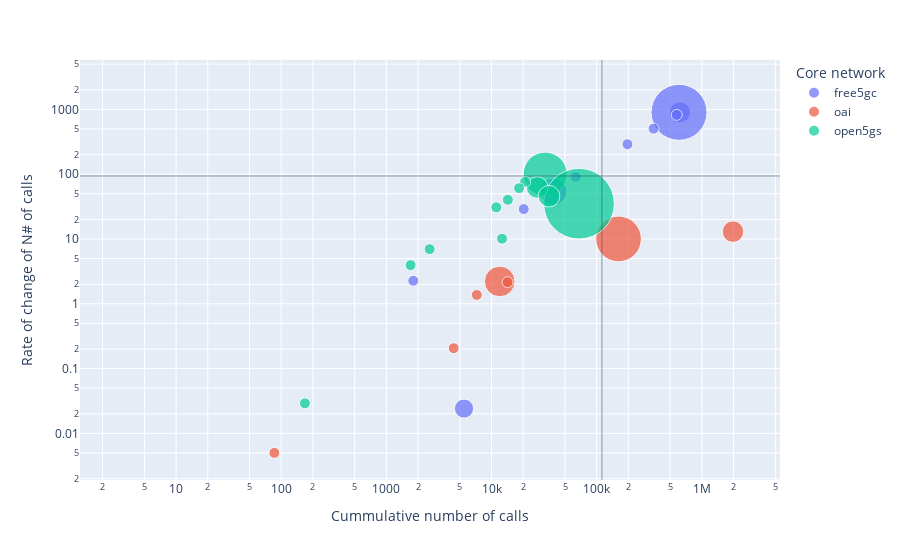

This figure's notebook cell:
### Code cell
# Get the data
syscall_scatter_df = spark.read.option("basePath", basePath).json(
    f"{basePath}/cn=*/ues=*/tool=syscount")

df_syscall_scatter = syscall_scatter_df.toPandas()
df_syscall_scatter['avg'] = ((df_syscall_scatter['time (ms)'] / df_syscall_scatter['count']) / 100)
study_syscalls = ['futex', 'epoll_wait', 'epoll_wait2', 'epoll_pwait', 'epoll_pwait2', 'poll', 'ppoll', 'select', 'nanosleep', 'clock_nanosleep', 'read', 'write', 'recv', 'recvfrom', 'recvmsg', 'recvmmsg', 'send', 'sendto', 'sendmsg', 'sendmmsg', 'sched_yield']
df_syscall_scatter =df_syscall_scatter[df_syscall_scatter["syscall"].isin(study_syscalls)]

# Calculate average rate of increase per slot
sorted_df = df_syscall_scatter.groupby(['cn', 'syscall', 'ues']).first().sort_values(by='ues').reset_index()

sorted_df['diff'] = sorted_df.groupby(['cn', 'syscall'])['count'].diff() / sorted_df.groupby(['cn', 'syscall'])['ues'].diff()

sum_df = sorted_df.groupby(['cn', 'syscall'])['count'].sum().to_frame()
duration_df = sorted_df.groupby(['cn', 'syscall'])['time (ms)'].sum().to_frame()
mean_df = sorted_df.groupby(['cn', 'syscall'])['diff'].mean().to_frame()


merged_df = pd.merge(sum_df, duration_df, on=['cn', 'syscall']) \
             .merge(mean_df.rename(columns={'diff': 'rct'}), on=['cn', 'syscall']).reset_index()

merged_df['avg_duration'] = (merged_df['time (ms)'] / 1000000)
merged_df["avg_duration"] = [0.5 if val < 1 else val for val in merged_df['avg_duration']]
fig = px.scatter(merged_df, x="count", y="rct",
            labels={
                "ues": "Number of UEs",
                "time (ms)": "Time (ms)",
                "syscall": "System calls",
                "count": "Cummulative number of calls",
                "avg": "Average time per syscall (ms)",
                "avg_duration": "Time (ms)",
                "cn": "Core network",
                "rct": "Rate of change of N# of calls"
            },
            # title="Total number of calls against thier rate of change as the number of UEs generated increases per Core network. Each bubble represents a syscall.",
	         size="avg_duration", color="cn",
                hover_name="syscall",
                 log_x=True, log_y=True, size_max=50)
fig.update_layout(title_font=dict(size=10))
x_avg = merged_df['count'].mean()
y_avg = merged_df['rct'].mean()
fig.add_vline(x=x_avg, line_width=1, opacity=0.5)
fig.add_hline(y=y_avg, line_width=1, opacity=0.5)
#label each bubble
# fig.update_traces(textposition='top center')

# fig.update_layout(
#     height=600,     
#     width=800
# )

fig.show()
fig.write_image(f"plotly/syscalls_scatter_summary.jpeg")

### Figure 1 — Plotly figure (JSON) as saved in the notebook; plotly's stock layout.template omitted (floating-point values rounded to 4 significant figures)
{"data": [{"hovertemplate": "<b>%{hovertext}</b><br><br>Core network=free5gc<br>Cummulative number of calls=%{x}<br>Rate of change of N# of calls=%{y}<br>Time (ms)=%{marker.size}<extra></extra>", "hovertext": ["clock_nanosleep", "epoll_pwait", "epoll_wait", "futex", "nanosleep", "poll", "ppoll", "read", "recvmsg", "sched_yield", "select", "sendmsg", "sendto", "write"], "legendgroup": "free5gc", "marker": {"color": "#636efa", "size": [1.544, 1.881, 1.782, 13.17, 0.5, 1.653, 0.5, 0.5, 3.061, 0.5, 0.5, 0.5, 0.5, 0.5], "sizemode": "area", "sizeref": 0.008383, "symbol": "circle"}, "mode": "markers", "name": "free5gc", "orientation": "v", "showlegend": true, "type": "scatter", "x": [5479, 619908, 1162, 607358, 577410, 1122, 161, 347755, 38720, 63255, 1802, 20257, 162, 196432], "xaxis": "x", "y": [0.02417, 902.3, -1.186, 902.1, 824.0, -1.118, -0.0375, 505.3, 53.95, 90.69, 2.268, 28.98, -0.2317, 290.4], "yaxis": "y"}, {"hovertemplate": "<b>%{hovertext}</b><br><br>Core network=oai<br>Cummulative number of calls=%{x}<br>Rate of change of N# of calls=%{y}<br>Time (ms)=%{marker.size}<extra></extra>", "hovertext": ["clock_nanosleep", "epoll_wait", "futex", "nanosleep", "poll", "ppoll", "read", "recvfrom", "recvmsg", "sched_yield", "select", "sendmmsg", "sendmsg", "sendto", "write"], "legendgroup": "oai", "marker": {"color": "#EF553B", "size": [1.028, 3.931, 8.752, 0.5, 1.976, 0.5, 1.936, 0.5, 0.5, 0.5, 0.5, 0.5, 0.5, 0.5, 0.5], "sizemode": "area", "sizeref": 0.008383, "symbol": "circle"}, "mode": "markers", "name": "oai", "orientation": "v", "showlegend": true, "type": "scatter", "x": [1044, 11963, 161478, 3752, 4447, 479, 1979727, 4366, 14214, 672, 2389, 86, 8151, 1537, 7245], "xaxis": "x", "y": [-0.04583, 2.214, 10.03, -6.884, -2.231, -0.2392, 13.01, 0.2067, 2.154, -37.15, -0.02917, 0.005, -0.2442, -0.1858, 1.37], "yaxis": "y"}, {"hovertemplate": "<b>%{hovertext}</b><br><br>Core network=open5gs<br>Cummulative number of calls=%{x}<br>Rate of change of N# of calls=%{y}<br>Time (ms)=%{marker.size}<extra></extra>", "hovertext": ["clock_nanosleep", "epoll_pwait", "epoll_wait", "futex", "nanosleep", "poll", "ppoll", "read", "recvfrom", "recvmsg", "sched_yield", "select", "sendmsg", "sendto", "write"], "legendgroup": "open5gs", "marker": {"color": "#00cc96", "size": [1.857, 0.5, 8.109, 20.96, 0.5, 1.967, 0.5, 0.5, 0.5, 1.959, 0.5, 0.5, 0.5, 0.5, 0.5], "sizemode": "area", "sizeref": 0.008383, "symbol": "circle"}, "mode": "markers", "name": "open5gs", "orientation": "v", "showlegend": true, "type": "scatter", "x": [5491, 3, 32347, 67947, 2579, 27213, 168, 12585, 20866, 35254, 3932, 1700, 11106, 18272, 14312], "xaxis": "x", "y": [-0.02583, null, 100.5, 35.12, 6.971, 62.46, 0.02917, 10.11, 76.26, 45.77, -11.85, 3.953, 30.89, 60.95, 40.27], "yaxis": "y"}], "layout": {"legend": {"itemsizing": "constant", "title": {"text": "Core network"}, "tracegroupgap": 0}, "margin": {"t": 60}, "shapes": [{"line": {"width": 1}, "opacity": 0.5, "type": "line", "x0": 112200.0, "x1": 112200.0, "xref": "x", "y0": 0, "y1": 1, "yref": "y domain"}, {"line": {"width": 1}, "opacity": 0.5, "type": "line", "x0": 0, "x1": 1, "xref": "x domain", "y0": 93.97, "y1": 93.97, "yref": "y"}], "title": {"font": {"size": 10}}, "xaxis": {"anchor": "y", "domain": [0, 1], "title": {"text": "Cummulative number of calls"}, "type": "log"}, "yaxis": {"anchor": "x", "domain": [0, 1], "title": {"text": "Rate of change of N# of calls"}, "type": "log"}}}
